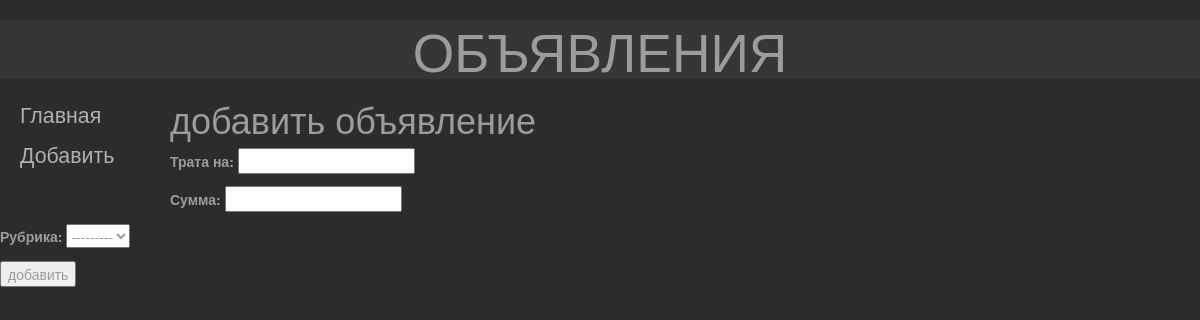
Page /add/ on the earlier database version.
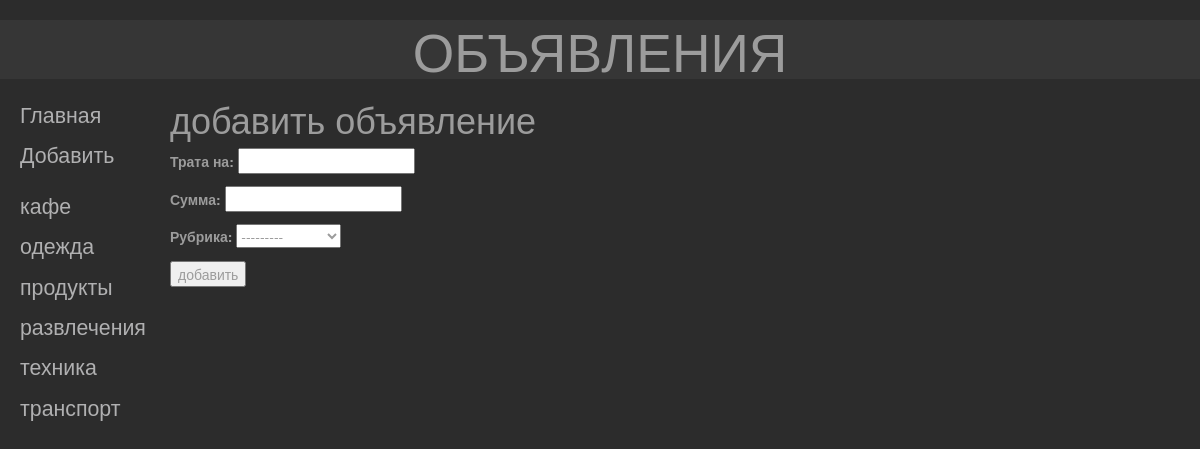
Same page on the later database version.
### expense/models.py (models this page shows)
class Rubric(models.Model):
    name = models.CharField(max_length=20, db_index=True, verbose_name='Название')
    def __str__ (self):#функция для корректного вывода в админ-старницу
        return self.name
    class Meta:
        verbose_name_plural = 'Рубрики'
        verbose_name = 'Рубрику'
        ordering = ['name']

### expense/views.py (the view)
# urls.py: path('add/', ExpenseCreateView.as_view(), name = 'add'),
class ExpenseCreateView(CreateView):#наследовали класс CreateView
    template_name = 'expense/create.html'#путь к файлу с шаблоном
    form_class = ExpenseForm#ссылка на класс-формы
    success_url = reverse_lazy('index')#адрес для перенаправления после сохранения
    def get_context_data(self, **kwargs):
        context = super().get_context_data(**kwargs)
        context['rubrics'] = Rubric.objects.all()
        return context

### expense/forms.py
class ExpenseForm(ModelForm):
    class Meta():
        model = Expense
        fields = ('title', 'amount', 'rubric')

### expense/templates/expense/create.html (shortened to what this page needs)
{% extends 'layout/basic.html' %}
{% block content %}
    <h1>добавить объявление</h1>
    <form method="post">
        {{ form.as_p }}
        <input type="submit" value="добавить">
    </form>
</body>
</html>
{% endblock %}

### expense/templates/layout/basic.html (shortened to what this page needs)
{% load static %}
<!DOCTYPE html>
<html lang="en">
<head>
    <link rel="stylesheet" href="//maxcdn.bootstrapcdn.com/bootstrap/3.2.0/css/bootstrap.min.css">
    <link rel="stylesheet" href="//maxcdn.bootstrapcdn.com/bootstrap/3.2.0/css/bootstrap-theme.min.css">
    <link rel="stylesheet" type="text/css" href="{% static 'css\style.css' %}">
</head>
<body>
    <header>
        <h1>объявления</h1>
    </header>
    <nav>
        <a href="{% url 'index' %}">Главная</a>
        <a class="add" href="{% url 'add' %}">Добавить</a>
        {% for rubric in rubrics %}
        <a href="{% url 'by_rubric' rubric.pk %}">{{rubric.name}}</a>
        {% endfor %}
    </nav>
    <section>
        {% block content %}
        {% endblock %}
</body>
</html>

Differences in the rows shown:
added Rubric: name "кафе"
added Rubric: name "одежда"
added Rubric: name "продукты"
added Rubric: name "развлечения"
added Rubric: name "техника"
added Rubric: name "транспорт"
